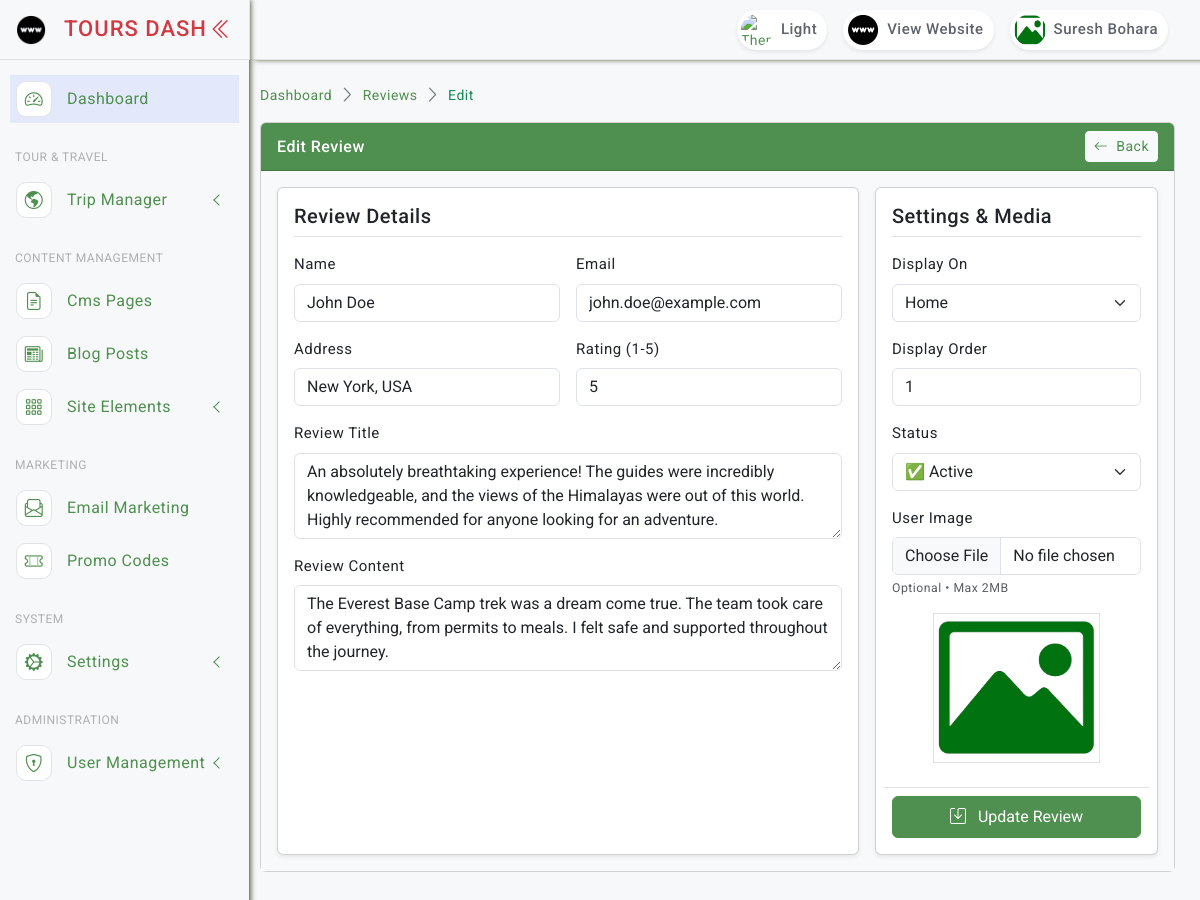
/reviews/1/update/ (signed in), run on the app's committed database.
### accounts/models.py (models this page shows, shortened)
class AdminUser(AbstractBaseUser, PermissionsMixin):
    name = models.CharField(max_length=255)
    email = models.EmailField(unique=True)
    mobile = models.CharField(max_length=20, blank=True, null=True)
    address = models.TextField(blank=True, null=True)
    gender = models.CharField(max_length=20, blank=True, null=True)
    details = models.TextField(blank=True, null=True)
    image = models.ImageField(upload_to='admin_profiles/', null=True, blank=True, default='noimage.png')
    status = models.BooleanField(default=True)
    last_login_at = models.DateTimeField(null=True, blank=True)
    created_at = models.DateTimeField(auto_now_add=True)
    updated_at = models.DateTimeField(auto_now=True)
    is_active = models.BooleanField(default=True)
    is_staff = models.BooleanField(default=False)
    objects = AdminUserManager()
    USERNAME_FIELD = 'email'
    REQUIRED_FIELDS = ['name']
    @property
    def image_url(self):
        if self.image and str(self.image) != 'noimage.png':
            return self.image.url
        return '/static/asset/images/noimage.png'

### reviews/models.py (models this page shows, shortened)
class Review(models.Model):
    name = models.CharField(max_length=255)
    email = models.EmailField(blank=True, null=True)
    address = models.CharField(max_length=255, blank=True, null=True)
    rating = models.PositiveSmallIntegerField(default=5)
    review = models.TextField()
    content = models.TextField(blank=True, null=True)
    image = models.ImageField(upload_to='reviews/', blank=True, null=True)
    display_on = models.CharField(max_length=100, default='default')
    order_level = models.IntegerField(default=0)
    status = models.BooleanField(default=True)
    created_at = models.DateTimeField(auto_now_add=True)
    updated_at = models.DateTimeField(auto_now=True)
    class Meta:
        ordering = ['order_level']
    @property
    def image_url(self):
        return self.image.url if self.image and hasattr(self.image, 'url') else '/static/asset/images/noimage.png'

### reviews/views.py (the view)
# urls.py: path('<int:pk>/update/', views.review_update, name='review_update'),
@login_required
def review_update(request, pk):
    item = get_object_or_404(Review, pk=pk)
    if request.method == 'POST':
        form = ReviewForm(request.POST, request.FILES, instance=item)
        if form.is_valid():
            form.save()
            return JsonResponse({'success': True, 'message': 'Review updated successfully!'})
        return JsonResponse({'success': False, 'errors': form.errors}, status=422)
    return render(request, 'admin/reviews/form.html', {'form': ReviewForm(instance=item), 'item': item})

### core/context_processors.py (called while the page is built)
def global_settings(request):
    setting = SiteSetting.get_instance()
    footer_categories = Category.objects.filter(
        parent__isnull=True,
        status=True
    ).prefetch_related('children').order_by('order_level')[:4]
    footer_pages = Page.objects.filter(status=True).order_by('order_level')[:4]
    footer_experts = Team.objects.filter(status=True).order_by('order_level')[:4]
    trekking_regions = Category.objects.filter(parent__slug='trekking', status=True).order_by('order_level')[:4]
    return {
        'setting': setting,
        'global_categories': footer_categories,
        'global_pages': footer_pages,
        'footer_experts': footer_experts,
        'trekking_regions': trekking_regions,
    }

### templates/admin/reviews/form.html (shortened to what this page needs)
{% extends "layouts/base.html" %}
{% load static %}
{% block content %}
<div class="page-breadcrumb d-none d-sm-flex align-items-center mb-3">
    <nav aria-label="breadcrumb">
        <ol class="breadcrumb mb-0 p-0">
            <li class="breadcrumb-item"><a href="{% url 'core:dashboard' %}">Dashboard</a></li>
            <li class="breadcrumb-item"><a href="{% url 'reviews:review_list' %}">Reviews</a></li>
            <li class="breadcrumb-item active">{% if item %}Edit{% else %}Create{% endif %}</li>
        </ol>
    </nav>
</div>
<div class="card mb-4">
    <div class="card-header bg-custom text-white d-flex align-items-center justify-content-between py-2">
        <h6 class="mb-0"> {% if item %}Edit{% else %}Create{% endif %} Review</h6>
        <a href="{% url 'reviews:review_list' %}" class="btn btn-light btn-sm"><i class="bi bi-arrow-left me-1"></i> Back</a>
    </div>
    <div class="card-body bg-light p-3">
        <form id="reviewForm" method="POST" enctype="multipart/form-data" action="{% if item %}{% url 'reviews:review_update' item.id %}{% else %}{% url 'reviews:review_create' %}{% endif %}">
            <div class="row g-3">
                <div class="col-lg-8">
                    <div class="card shadow-sm h-100">
                        <div class="card-body">
                            <h5 class="card-title mb-3 border-bottom pb-2">Review Details</h5>
                            <div class="row g-3">
                                <div class="col-md-6"><label class="form-label">Name</label>{{ form.name }}</div>
                                <div class="col-md-6"><label class="form-label">Email</label>{{ form.email }}</div>
                                <div class="col-md-6"><label class="form-label">Address</label>{{ form.address }}</div>
                                <div class="col-md-6"><label class="form-label">Rating (1-5)</label>{{ form.rating }}</div>
                                <div class="col-12"><label class="form-label">Review Title</label>{{ form.review }}</div>
                                <div class="col-12"><label class="form-label">Review Content</label>{{ form.content }}</div>
                            </div>
                        </div>
                    </div>
                </div>
                <div class="col-lg-4">
                    <div class="card shadow-sm h-100">
                        <div class="card-body">
                            <h5 class="card-title mb-3 border-bottom pb-2">Settings & Media</h5>
                            <div class="row g-3">
                                <div class="col-12"><label class="form-label">Display On</label>{{ form.display_on }}</div>
                                <div class="col-12"><label class="form-label">Display Order</label>{{ form.order_level }}</div>
                                <div class="col-12"><label class="form-label">Status</label>{{ form.status }}</div>
                                <div class="col-12">
                                    <label class="form-label">User Image</label>
                                    {{ form.image }}
                                    <small class="text-muted d-block mt-1">Optional • Max 2MB</small>
                                </div>
                                <div class="col-12 text-center">
                                    <img src="{% if item and item.image_url %}{{ item.image_url }}{% else %}{% static 'asset/images/noimage.png' %}{% endif %}" alt="Preview" class="img-fluid preview-image border" id="imagePreview" style="max-height: 150px;">
                                </div>
                                <div class="col-12 mt-4 pt-2 border-top">
                                    <button type="submit" class="btn btn-primary w-100 py-2" id="submitBtn"><i class="bi bi-save me-2"></i> {% if item %}Update{% else %}Create{% endif %} Review</button>
                                </div>
                            </div>
                        </div>
                    </div>
                </div>
            </div>
        </form>
    </div>
</div>
{% endblock %}

### templates/includes/admin/header.html (shortened to what this page needs)
{% load static %}
<header class="top-header">
    <nav class="navbar navbar-expand">
        <div class="top-navbar-right ms-3 ms-auto">
            <ul class="navbar-nav align-items-center">
                <li class="nav-item">
                    <a id="darkModeButton" class="nav-link" href="javascript:void(0);" aria-label="Toggle Dark Mode">
                        <div class="user-setting d-flex align-items-center gap-1">
                            <img id="moonIcon" src="{% static 'asset/images/moon_light.png' %}" class="user-img" alt="Theme">
                            <div class="user-name d-none d-sm-block">Light</div>
                        </div>
                    </a>
                </li>
                <li class="nav-item">
                    <a class="nav-link" href="/" target="_blank">
                        <div class="user-setting d-flex align-items-center gap-1">
                            <img src="{% static 'asset/images/website.png' %}" class="user-img" alt="Website">
                            <div class="user-name d-none d-sm-block">View Website</div>
                        </div>
                    </a>
                </li>
                <li class="nav-item dropdown dropdown-large">
                    <a class="nav-link dropdown-toggle dropdown-toggle-nocaret" href="#" data-bs-toggle="dropdown" aria-expanded="false">
                        <div class="user-setting d-flex align-items-center gap-1">
                            <img src="{{ request.user.image_url }}" class="user-img" alt="User">
                            <div class="user-name d-none d-sm-block">{{ request.user.name|default:"Admin" }}</div>
                        </div>
                    </a>
                </li>
            </ul>
        </div>
    </nav>
</header>

### static/asset/css/style.css (style rules this page uses)
body { font-size: 14px; color: #4c5258; letter-spacing: .5px; font-family: Roboto, sans-serif; background-color: #f7f8fa; overflow-x: hidden; }
a { text-decoration: none; }
::placeholder { opacity: 0.4 !important; }
.top-header .navbar { box-shadow: 5px 0 5px rgb(93 105 72); position: fixed; top: 0; left: 250px; right: 0; background-color: #f7f8fa; border-bottom: 1px solid #e2e3e4; background-clip: padding-box; height: 60px; z-index: 10; padding: 0 1.5rem; transition: all .2s; }
.top-header .navbar .user-setting { height: 40px; border-radius: 30px; background-color: #fff; box-shadow: 0 0.125rem 0.25rem rgb(0 0 0 / 8%); }
.dropdown-toggle-nocaret:after { display: none }
.top-header .navbar .dropdown-large { position: relative }
.top-header .navbar .user-img { width: 40px; height: 40px; padding: 4px; border-radius: 50%; }
.top-header .navbar .user-name { font-size: 15px; color: #5e636b; font-weight: 500; padding-right: 10px; }
.page-breadcrumb .breadcrumb-item+.breadcrumb-item::before { display: inline-block; padding-right: .5rem; color: #6c757d; font-family: LineIcons; content: "\ea5c"; }
.page-breadcrumb .breadcrumb li.breadcrumb-item { font-size: 15spx; }
.breadcrumb-item.active { color: #198754!important; }
.bg-custom { background-color: #4f8f4f; }

### static/asset/css/custom.css (style rules this page uses)
.btn-primary { color: #fff; background-color: #4f8f4f!important; border-color: #4f8f4f!important; }
a { color: #4f8f4f!important; }
.card-header { border-radius: none!important; }
label { margin-bottom: 5px; font-weight: 400; font-size: 15px; }

### static/asset/css/dark-theme.css (style rules this page uses)
html.dark-theme .menu-title,a { color: #ffffff; }

### data on the page
AdminUser: user.image_url (placeholder picture), user.name "Suresh Bohara"
Review: name "John Doe", email "john.doe@example.com", address "New York, USA", rating "5", review "An absolutely breathtaking experience! The guides were incredibly knowledgeable, and the views of the Himalayas were out of this world. Highly recommended for anyone looking for an adventure.", content "The Everest Base Camp trek was a dream come true. The team took care of everything, from permits to meals. I felt safe and supported throughout the journey.", display_on "Home", order_level "1", status "✅ Active"
